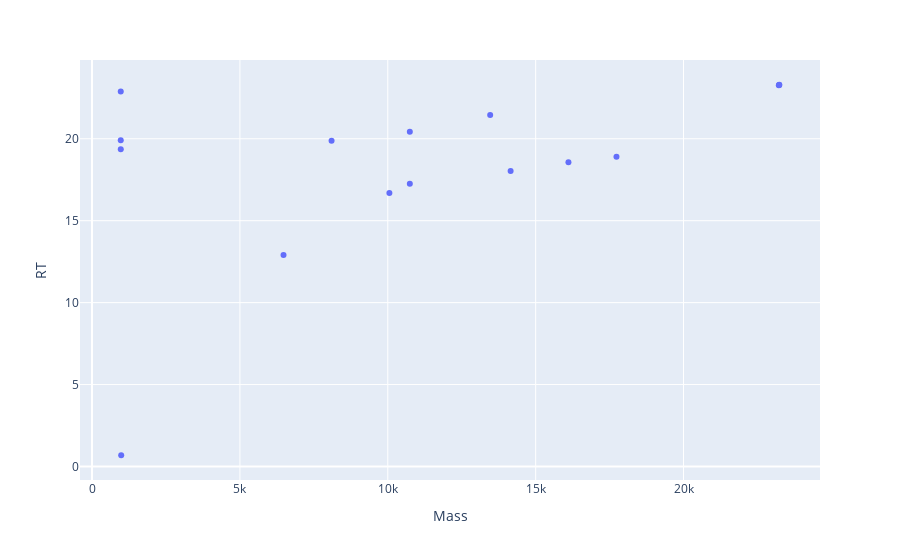

The code cell stored with this chart in its notebook:
### Code cell
# df_tmp = df_203.copy()
# df_tmp.Mass -= M
# dfm = match_dfs(df_tmp, dfab_ad)
# plotly_zone(dfm)
# plotly_multi_zones([df_203,  df_189])
# plotly_zones(df_217, df_232)
plotly_zone(df_189)

### Figure 1 — Plotly figure (JSON) as saved in the notebook; plotly's stock layout.template omitted (floating-point values rounded to 4 significant figures)
{"data": [{"hovertemplate": "Mass=%{x}<br>RT=%{y}<extra></extra>", "legendgroup": "", "marker": {"color": "#636efa", "symbol": "circle"}, "mode": "markers", "name": "", "orientation": "v", "showlegend": false, "type": "scatter", "x": [23220.0, 10750.0, 970.9, 23240.0, 17730.0, 972.0, 970.9, 14150.0, 6475.0, 10050.0, 8099.0, 13460.0, 16110.0, 10750.0, 23240.0, 986.1], "xaxis": "x", "y": [23.26, 17.25, 22.88, 23.29, 18.9, 19.35, 19.91, 18.04, 12.9, 16.69, 19.87, 21.46, 18.57, 20.43, 23.3, 0.686], "yaxis": "y"}], "layout": {"legend": {"tracegroupgap": 0}, "margin": {"t": 60}, "xaxis": {"anchor": "y", "domain": [0, 1], "title": {"text": "Mass"}}, "yaxis": {"anchor": "x", "domain": [0, 1], "title": {"text": "RT"}}}}
